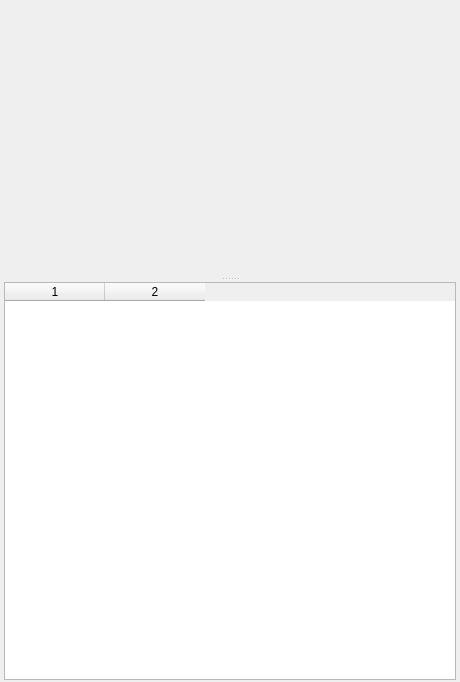
<?xml version="1.0" encoding="UTF-8"?>
<ui version="4.0">
 <class>ProjectWindow</class>
 <widget class="QDockWidget" name="ProjectWindow">
  <property name="geometry">
   <rect>
    <x>0</x>
    <y>0</y>
    <width>460</width>
    <height>682</height>
   </rect>
  </property>
  <property name="features">
   <set>QDockWidget::DockWidgetFloatable|QDockWidget::DockWidgetMovable</set>
  </property>
  <property name="allowedAreas">
   <set>Qt::LeftDockWidgetArea|Qt::RightDockWidgetArea</set>
  </property>
  <property name="windowTitle">
   <string>Project Panel</string>
  </property>
  <widget class="QWidget" name="dockWidgetContents">
   <layout class="QGridLayout" name="gridLayout">
    <property name="leftMargin">
     <number>0</number>
    </property>
    <property name="topMargin">
     <number>0</number>
    </property>
    <property name="rightMargin">
     <number>0</number>
    </property>
    <property name="bottomMargin">
     <number>0</number>
    </property>
    <item row="0" column="0">
     <widget class="QWidget" name="widget" native="true">
      <layout class="QGridLayout" name="gridLayout_4">
       <property name="leftMargin">
        <number>1</number>
       </property>
       <property name="topMargin">
        <number>1</number>
       </property>
       <property name="rightMargin">
        <number>1</number>
       </property>
       <property name="bottomMargin">
        <number>1</number>
       </property>
       <item row="1" column="0">
        <widget class="QSplitter" name="panelSplitter">
         <property name="orientation">
          <enum>Qt::Vertical</enum>
         </property>
         <widget class="QStackedWidget" name="projectTab">
          <property name="enabled">
           <bool>true</bool>
          </property>
          <property name="sizePolicy">
           <sizepolicy hsizetype="Expanding" vsizetype="Expanding">
            <horstretch>0</horstretch>
            <verstretch>0</verstretch>
           </sizepolicy>
          </property>
          <property name="contextMenuPolicy">
           <enum>Qt::CustomContextMenu</enum>
          </property>
         </widget>
         <widget class="QStackedWidget" name="property_stacked_widget">
          <property name="sizePolicy">
           <sizepolicy hsizetype="Preferred" vsizetype="Maximum">
            <horstretch>0</horstretch>
            <verstretch>0</verstretch>
           </sizepolicy>
          </property>
          <property name="maximumSize">
           <size>
            <width>6413506</width>
            <height>400</height>
           </size>
          </property>
          <property name="currentIndex">
           <number>0</number>
          </property>
          <widget class="QWidget" name="page">
           <layout class="QGridLayout" name="gridLayout_2">
            <property name="leftMargin">
             <number>3</number>
            </property>
            <property name="topMargin">
             <number>1</number>
            </property>
            <property name="rightMargin">
             <number>3</number>
            </property>
            <property name="bottomMargin">
             <number>1</number>
            </property>
            <item row="0" column="0">
             <widget class="QTableWidget" name="propertyTable">
              <property name="sizePolicy">
               <sizepolicy hsizetype="Preferred" vsizetype="Expanding">
                <horstretch>0</horstretch>
                <verstretch>0</verstretch>
               </sizepolicy>
              </property>
              <property name="selectionBehavior">
               <enum>QAbstractItemView::SelectRows</enum>
              </property>
              <property name="columnCount">
               <number>2</number>
              </property>
              <attribute name="horizontalHeaderCascadingSectionResizes">
               <bool>false</bool>
              </attribute>
              <attribute name="verticalHeaderVisible">
               <bool>false</bool>
              </attribute>
              <column/>
              <column/>
             </widget>
            </item>
           </layout>
          </widget>
         </widget>
        </widget>
       </item>
      </layout>
     </widget>
    </item>
   </layout>
  </widget>
 </widget>
 <resources/>
 <connections/>
</ui>
